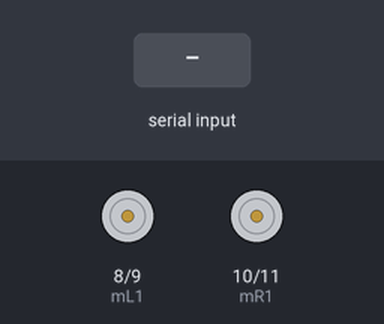
This sketch was run on a simulated Arduino Uno, built with avr-gcc and run on an emulated ATmega328P. Parts: motor-driver pin pairs drawn as motors (green arrow = first pin HIGH = forward, orange = second pin HIGH = backward, longer = more drive). The test bench sets the inputs (shaded band). What the sketch prints to the serial monitor is not drawn.

Above: at 1.2 s.
1.3 s: "F" received over Serial
At 1.6 s:
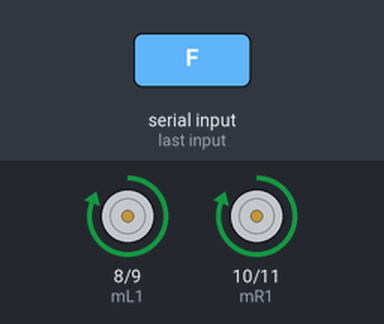
2.8 s: "B" received over Serial
At 4.0 s:
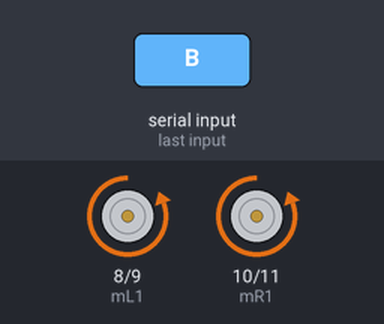
4.3 s: "L" received over Serial
At 5.2 s:
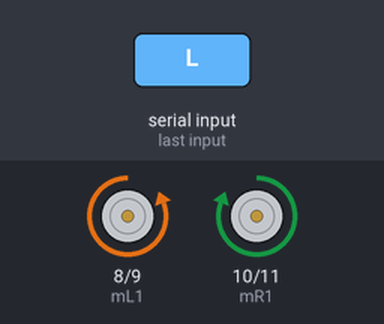
5.8 s: "R" received over Serial
At 6.2 s:
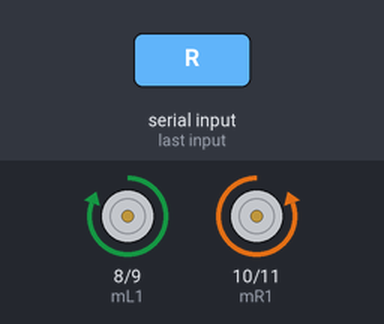
Timing chart, 0 to 8.3 s (numbered marks = the images above; inputs shaded):
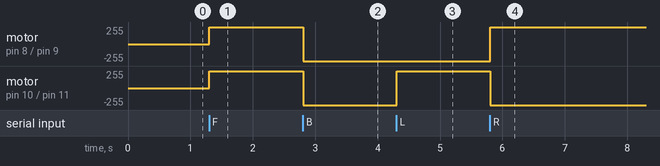

The sketch:

27._Smart_phone_controlled_Robot.ino
```cpp
int mL1=8; // assign the left motor pin
int mL2=9; // assign the left motor pin
int mR1=10; // assign the right motor pin
int mR2=11;// assign the right motor pin
char var;
void setup() {
Serial.begin(9600); // to begin the serial monitor
pinMode(mL1,OUTPUT); // assign the output values
pinMode(mL2,OUTPUT);
pinMode(mR1,OUTPUT);
pinMode(mR2,OUTPUT);
}
void loop() {
if(Serial.available()>0) // data available in serial monitor is greater than 0
var= Serial.read(); // read the data in the serial monitor and store in var
Serial.println(var); // print the value in var
if(var=='F') // if the val is F
{
 forward(); // calling forward function
 }
 else if(var=='B') // if it is B


 {
 backward(); // calling backward function
 }
 else if(var=='L') // if it is L
 {
 left(); // calling left function
 }
 else if(var=='R') // if it is R
 {
 right(); // calling Right function
 }
 else{
 movestop(); // calling stop function
}
 }
void movestop(){ // movestop function
digitalWrite(mR1,LOW);
digitalWrite(mR2,LOW);
digitalWrite(mL1,LOW);
digitalWrite(mL2,LOW);
 }
void forward() // forward function


{
digitalWrite(mR1,HIGH);
digitalWrite(mR2,LOW);
digitalWrite(mL1,HIGH);
digitalWrite(mL2,LOW);
}
void backward(){ // backward function
digitalWrite(mR1,LOW);
digitalWrite(mR2,HIGH);
digitalWrite(mL1,LOW);
digitalWrite(mL2,HIGH);
}
void left(){ // left function
digitalWrite(mR1,HIGH);
digitalWrite(mR2,LOW);
digitalWrite(mL1,LOW);
digitalWrite(mL2,HIGH);
}
void right(){ // right function
digitalWrite(mR1,LOW);
digitalWrite(mR2,HIGH);
digitalWrite(mL1,HIGH);
digitalWrite(mL2,LOW);}
```

Measured:
- after the input at 1.3 s, motor on pin 8 (mL1) / pin 9 (mL2), motor on pin 10 (mR1) / pin 11 (mR2): stopped → forward 255/255 at once
- after the input at 2.8 s, motor on pin 8 (mL1) / pin 9 (mL2), motor on pin 10 (mR1) / pin 11 (mR2): forward 255/255 → backward 255/255 at once
- after the input at 4.3 s, motor on pin 10 (mR1) / pin 11 (mR2): backward 255/255 → forward 255/255 at once
- after the input at 5.8 s, motor on pin 8 (mL1) / pin 9 (mL2): backward 255/255 → forward 255/255 at once; motor on pin 10 (mR1) / pin 11 (mR2): forward 255/255 → backward 255/255 at once
